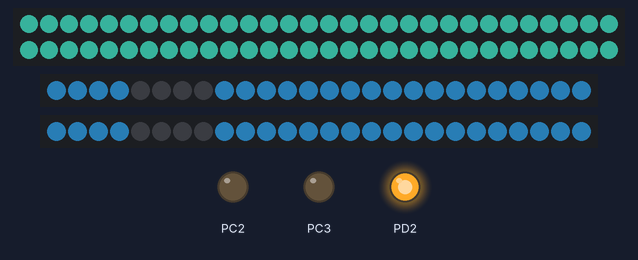
Simulated run of this program. Board: ATmega328P, built with avr-gcc and emulated at 16 MHz (the files do not name the chip). On the bench: 60 RGB LEDs in strip order, left to right, continuing on the next row, 2 × 26 RGB LEDs in strip order, left to right, output pins drawn as LEDs (lit = HIGH). Wiring (inferred from the names in the program): 3 × WS2812 LEDs: data PB1 / data PB2 / data PB3. Dim RGB values are drawn brighter than linear; pins used as bus, display or sensor lines are not drawn.

Above: at 0.3 s.
At 5.8 s:
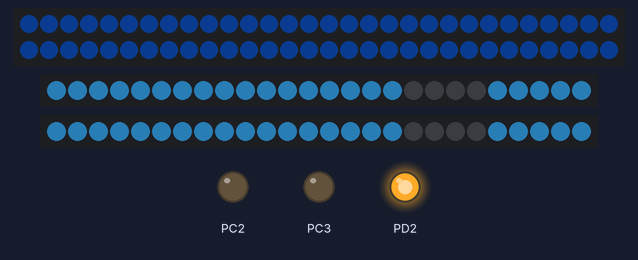
At 8.3 s:
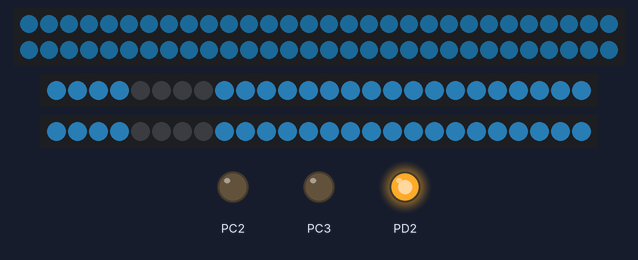
At 32.5 s:
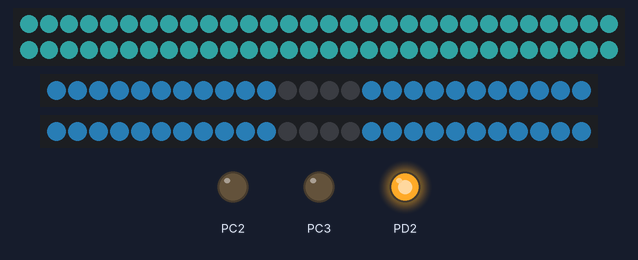
Timing chart, 0 to 34.0 s (numbered marks = the images above):
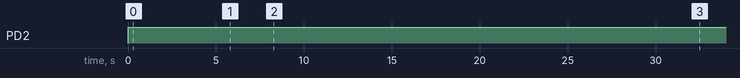

Measured:
- by itself, PD2: LOW → HIGH at 0.00 s
- what the display in image 1 shows lasts 0.8 s, from 5.8 s to 6.6 s

The program:

main.c
```c
#define F_CPU 16000000UL // Тактовая частота 16 МГц
#include <avr/io.h>
#include <util/delay.h>
#include "main.h"
// void Timer0_Init(void);
long unsigned time = 0;
long unsigned timer = 0;
// unsigned long time = 0;
unsigned long timeForled = 0;
unsigned long countColor = 0;
unsigned long time_led = 0;
uint32_t TimerLed = 0;
uint8_t Red = 20;
 uint8_t Green = 64;
 uint8_t Blue = 55;

 uint8_t valueR = 1;
uint8_t valueG = 3;
 uint8_t valueB = 2;
/*
void send_zero()
{
    // Отправка логического нуля
    PORTB |= (1 << PB3); // Устанавливаем PB0
                         // delay_ns(250);
    asm volatile("nop");
    asm volatile("nop");
    asm volatile("nop");
    //  asm volatile ("nop");
    PORTB &= ~(1 << PB3); // Сбрасываем PB0
                          // _delay_us(1);
    asm volatile("nop");
    asm volatile("nop");
    asm volatile("nop");
    asm volatile("nop");
    asm volatile("nop");
    asm volatile("nop");
    asm volatile("nop");
    asm volatile("nop");
    asm volatile("nop");
    asm volatile("nop");
    asm volatile("nop");
    asm volatile("nop");
    asm volatile("nop");
    asm volatile("nop");
    asm volatile("nop");
    //  asm volatile ("nop");
}

void send_one()
{
    // Отправка логической единицы
    PORTB |= (1 << PB3); // Устанавливаем PB0
                         // delay_ns(600);
    asm volatile("nop");
    asm volatile("nop");
    asm volatile("nop");
    asm volatile("nop");
    asm volatile("nop");
    asm volatile("nop");
    asm volatile("nop");
    asm volatile("nop");
    // asm volatile ("nop");
    PORTB &= ~(1 << PB3); // Сбрасываем PB0
                          // delay_ns(650);
    asm volatile("nop");
    asm volatile("nop");
    asm volatile("nop");
    asm volatile("nop");
    asm volatile("nop");
    asm volatile("nop");
    asm volatile("nop");
    asm volatile("nop");
    asm volatile("nop");
    // asm volatile ("nop");
}

void send_byte(uint8_t byte)
{
    for (uint8_t i = 0; i < 8; i++)
    {
        if (byte & (1 << (7 - i)))
        {
            send_one();
        }
        else
        {
            send_zero();
        }
    }
}

void send_led_color(uint8_t red, uint8_t green, uint8_t blue)
{
    send_byte(green); // Данные для зелёного
    send_byte(red);   // Данные для красного
    send_byte(blue);  // Данные для синего
}

void send_reset()
{
    // Отправка сигнала сброса
    _delay_us(50); // Продолжительность сигнала сброса более 50 мкс
}
*/
void ShipPillar();
int main(void)
{
    InitLedOne();
    InitLedTwo();
    InitLedThree();
    Init_step_forStepeOne();
    // DDRB |= (1 << PB3) | (1 << PB5); // Устанавливаем PB0 как выход
    Timer0_Init();
    // DDRB |= (1 << 1) | (1 << 2);
    int16_t count = 1000;
    int16_t step = 3;
    int16_t count1 = 1000;
    int16_t step1 = 5;
    uint16_t stepColorChange = 1;
    uint16_t Color = 0;
    // DDRB |= (1 << PB3);
    uint8_t arrayRed[26] = {0};
    uint8_t arrayGreen[26] = {0};
    uint8_t arrayBlue[26] = {0};
    uint8_t ledsOff = 0;
    uint8_t x = 0;
    uint8_t countT = 0;
    On_Off_stepper_1(Off_step1);
    while (1)
    {
        //SpeedControlOne(5);
        ShipPillar();
        for (uint8_t i = 0; i < 26; i++)
        {
            if (i == ledsOff)
            {
                arrayBlue[i] = 0;
                arrayRed[i] = 0;
                arrayGreen[i] = 0;
            }
            else if (i == ledsOff + 1)
            {
                arrayBlue[i] = 0;
                arrayRed[i] = 0;
                arrayGreen[i] = 0;
            }
            else if (i == ledsOff + 2)
            {
                arrayBlue[i] = 0;
                arrayRed[i] = 0;
                arrayGreen[i] = 0;
            }
            else if (i == ledsOff + 3)
            {
                arrayBlue[i] = 0;
                arrayRed[i] = 0;
                arrayGreen[i] = 0;
            }

            else
            {
                arrayBlue[i] = 64;
                arrayRed[i] = 14;
                arrayGreen[i] = 44;
            }
        }
        if (HAL_GetTick() - time >= 50)
        {
            if (ledsOff <= 26)
            {
                ledsOff++;
            }
            else
            {
                ledsOff = 0;
            }
            time = HAL_GetTick();
        }

        uint8_t length = sizeof(arrayRed) / sizeof(arrayRed[0]);
        for (uint8_t i = 0; i < length; i++)
        {
            send_led_colorOne(arrayRed[i], arrayGreen[i], arrayBlue[i]);
        }
        PORTB&=~(1<<1);
        send_reset();
        for (uint8_t i = 0; i < length; i++)
        {
            send_led_colorTwo(arrayRed[i], arrayGreen[i], arrayBlue[i]);
        }
        PORTB&=~(1<<2);
        send_reset();

        //
    }
}

void ShipPillar()
{
    for (uint8_t i = 0; i < 60; i++)
    {
        send_led_colorThree(Red, Green, Blue);
    }
    PORTB&=~(1<<3);
    send_reset();

    if (HAL_GetTick() - TimerLed >= 50)
    {
        Red += valueR;
        Green += valueG;
        Blue += valueB;
        if (Red <= 1 || Red >= 21)
        {
            valueR = -valueR;
            valueG = -valueG;
            valueB = -valueB;
        }
        TimerLed = HAL_GetTick();
    }
}
```

Systick.c
```c
#include <avr/io.h>
#include <avr/interrupt.h>
//#include "main.h"

volatile uint32_t ticks = 0;

void Timer0_Init(void) {
  // Настройка таймера 0 для генерации прерывания каждые 1 мс
  TCCR0A = (1 << WGM01);   // Установка CTC (Clear Timer on Compare Match) режима
  TCCR0B = (1 << CS01) | (1 << CS00); // Предделитель на 64
  OCR0A = 249; // Настройка OCR0A (16MHz / 64 / 1000 - 1 = 249)

  TIMSK0 |= (1 << OCIE0A); // Разрешение прерывания по совпадению OCR0A
  sei(); // Глобальное разрешение прерываний
}

uint32_t HAL_GetTick() {
  uint32_t current_ticks;
  cli(); // Отключаем прерывания для атомарного чтения переменной
  current_ticks = ticks;
  sei(); // Включаем прерывания назад
  return current_ticks;
}

ISR(TIMER0_COMPA_vect) {
  ticks++; // Увеличиваем счетчик тиков каждую миллисекунду
}
```

main.h
```c
#include <avr/io.h>
#include <util/delay.h>
#include "HAL_driver/GPIO.h"
#include "HAL_driver/ADC.h"
#include "HAL_driver/UART.h"
#include "HAL_driver/I2c.h"
#include "stepper.h"
#include "ws2812b.h"
void Timer0_Init(void);
uint32_t HAL_GetTick();
ISR(TIMER0_COMPA_vect);
```

stepper.c
```c
#include "main.h"
uint32_t timer1 = 0;
uint32_t timer2 = 0;
uint16_t countspeedOne = 0;
uint16_t countspeedTwo = 0;
void Init_step_forStepeOne()
{
    DDRC |= (1 << 3);
    DDRC |= (1 << 2);
}

void Init_step_forStepeTwo()
{
    DDRC |= (1 << 1);
    DDRC |= (1 << 0);
}

void Clockwise_rotationStep_One()
{
    PORTC |= (1<<2);
}

void CounterClockwise_rotationStep_One()
{
    PORTC &=~(1<<2);
}

void Clockwise_rotationStep_Two()
{
    PORTC |= (1<<0);
}

void CounterClockwise_rotationStep_Two()
{
    PORTC &=~(1<<0);
}

void SpeedControlOne(uint16_t speed)
{
    if (HAL_GetTick() - timer1 >= speed)
    {
        moveTo1();
        timer1 = HAL_GetTick();
        countspeedOne++;
    }
}

void SpeedControlTwo(uint16_t speed)
{
    if (HAL_GetTick() - timer2 >= speed)
    {
        moveTo2();
        timer2 = HAL_GetTick();
        countspeedTwo++;
    }
}

uint16_t ReturnCountSpeedOne()
{
    return countspeedOne;
}

uint16_t ChangeCountSpeedOne(uint16_t speed)
{
    countspeedOne = speed;
}

uint16_t ReturnCountSpeedTwo()
{
    return countspeedTwo;
}

uint16_t ChangeCountSpeedTwo(uint16_t speed)
{
    countspeedTwo = speed;
}

void moveTo1()
{
    PORTC |= (1 << 3);
    _delay_us(17);
    PORTC &= ~(1 << 3);
}

void moveTo2()
{
    PORTC |= (1 << 1);
    _delay_us(17);
    PORTC &= ~(1 << 1);
}

void On_Off_stepper_1(uint8_t status)
{
    if (status == On_step1)
    {
        DDRD |= (1 << 2);
        PORTD &= ~(1 << 2);
    }
    else if (status == Off_step1)
    {
        DDRD |= (1 << 2);
        PORTD |= (1 << 2);
    }
}

void On_Off_stepper_2(uint8_t status)
{
    if (status == On_step2)
    {
        DDRC |= (1 << 5);
        PORTC &= ~(1 << 5);
    }
    else if (status == Off_step2)
    {
        DDRC |= (1 << 5);
        PORTC |= (1 << 5);
    }
}
```

stepper.h
```c
#include <avr/io.h>
#define stepPin_stepper1 3
#define stepPin_stepper2 1
#define direction_stepper1 2
#define direction_stepper2 0


#define On_step1 1 // включение первого драйвера
#define Off_step1 0 // выключение первого драйвера

#define On_step2 1 // включение второго драйвера
#define Off_step2 0 // выключение второго драйвера

#define j_2 // деление шагов на 2
#define j_4 // деление шагов на 4
#define j_8 // деление шагов на 8

/// @brief Функция инициализации первого шагового драйвера
void Init_step_forStepeOne();

/// @brief функция инициализации второго драйвера
void Init_step_forStepeTwo();

/// @brief Функция управления питанием первого драйвера
/// @param status установка состояния мотора(on - включенное состояние, off - выключенное состояние)
void On_Off_stepper_1(uint8_t status);

/// @brief Функция управления питанием второго драйвера
/// @param status установка состояния мотора(on - включенное состояние, off - выключенное состояние)
void On_Off_stepper_2(uint8_t status);

void SpeedControlOne(uint16_t speed);

void SpeedControlTwo(uint16_t speed);

/// @brief Функция возвращающая шаги
/// @return
uint16_t ReturnCountSpeedOne();

uint16_t ChangeCountSpeedTwo(uint16_t speed);

uint16_t ReturnCountSpeedTwo();

/// @brief Функция для изминения шагов
/// @param step устанавливается количесвто шагов(целочисленное безнаковое размером в 4 байта)
/// @return
uint16_t ChangeCountSpeedOne(uint16_t speed);

/// @brief Функция для установки направления вращения (почасовой)
void CounterClockwise_rotationStep_One();

/// @brief Функция для установки направления вращения (против часовой)
void Clockwise_rotationStep_One();

/// @brief Функция для установки направления вращения (почасовой)
void CounterClockwise_rotationStep_Two();

/// @brief Функция для установки направления вращения (против часовой)
void Clockwise_rotationStep_Two();
```

ws2812b.c
```c
#include "ws2812b.h"

void InitLedOne()
{
DDRB|=(1<<1);
}

void InitLedTwo()
{
DDRB|=(1<<2);
}

void InitLedThree()
{
DDRB|=(1<<3);
}

void send_zero_One()
{
    // Отправка логического нуля
    PORTB |= (1 << PB1); // Устанавливаем PB0
                         // delay_ns(250);
    asm volatile("nop");
    asm volatile("nop");
    asm volatile("nop");
    //  asm volatile ("nop");
    PORTB &= ~(1 << PB1); // Сбрасываем PB0
                          // _delay_us(1);
    asm volatile("nop");
    asm volatile("nop");
    asm volatile("nop");
    asm volatile("nop");
    asm volatile("nop");
    asm volatile("nop");
    asm volatile("nop");
    asm volatile("nop");
    asm volatile("nop");
    asm volatile("nop");
    asm volatile("nop");
    asm volatile("nop");
    asm volatile("nop");
    asm volatile("nop");
    asm volatile("nop");
    //  asm volatile ("nop");
}

void send_one_One()
{
    // Отправка логической единицы
    PORTB |= (1 << PB1); // Устанавливаем PB0
                         // delay_ns(600);
    asm volatile("nop");
    asm volatile("nop");
    asm volatile("nop");
    asm volatile("nop");
    asm volatile("nop");
    asm volatile("nop");
    asm volatile("nop");
    asm volatile("nop");
    // asm volatile ("nop");
    PORTB &= ~(1 << PB1); // Сбрасываем PB0
                          // delay_ns(650);
    asm volatile("nop");
    asm volatile("nop");
    asm volatile("nop");
    asm volatile("nop");
    asm volatile("nop");
    asm volatile("nop");
    asm volatile("nop");
    asm volatile("nop");
    asm volatile("nop");
    // asm volatile ("nop");
}

void send_byteOne(uint8_t byte)
{
    for (uint8_t i = 0; i < 8; i++)
    {
        if (byte & (1 << (7 - i)))
        {
            send_one_One();
        }
        else
        {
            send_zero_One();
        }
    }
}

void send_led_colorOne(uint8_t red, uint8_t green, uint8_t blue)
{
    send_byteOne(green); // Данные для зелёного
    send_byteOne(red);   // Данные для красного
    send_byteOne(blue);  // Данные для синего
}

///////////////////////////////////////////////////////////////////////

void send_zero_Two()
{
    // Отправка логического нуля
    PORTB |= (1 << PB2); // Устанавливаем PB0
                         // delay_ns(250);
    asm volatile("nop");
    asm volatile("nop");
    asm volatile("nop");
    //  asm volatile ("nop");
    PORTB &= ~(1 << PB2); // Сбрасываем PB0
                          // _delay_us(1);
    asm volatile("nop");
    asm volatile("nop");
    asm volatile("nop");
    asm volatile("nop");
    asm volatile("nop");
    asm volatile("nop");
    asm volatile("nop");
    asm volatile("nop");
    asm volatile("nop");
    asm volatile("nop");
    asm volatile("nop");
    asm volatile("nop");
    asm volatile("nop");
    asm volatile("nop");
    asm volatile("nop");
    //  asm volatile ("nop");
}

void send_one_Two()
{
    // Отправка логической единицы
    PORTB |= (1 << PB2); // Устанавливаем PB0
                         // delay_ns(600);
    asm volatile("nop");
    asm volatile("nop");
    asm volatile("nop");
    asm volatile("nop");
    asm volatile("nop");
    asm volatile("nop");
    asm volatile("nop");
    asm volatile("nop");
    // asm volatile ("nop");
    PORTB &= ~(1 << PB2); // Сбрасываем PB0
                          // delay_ns(650);
    asm volatile("nop");
    asm volatile("nop");
    asm volatile("nop");
    asm volatile("nop");
    asm volatile("nop");
    asm volatile("nop");
    asm volatile("nop");
    asm volatile("nop");
    asm volatile("nop");
    // asm volatile ("nop");
}

void send_byteTwo(uint8_t byte)
{
    for (uint8_t i = 0; i < 8; i++)
    {
        if (byte & (1 << (7 - i)))
        {
            send_one_Two();
        }
        else
        {
            send_zero_Two();
        }
    }
}

void send_led_colorTwo(uint8_t red, uint8_t green, uint8_t blue)
{
    send_byteTwo(green); // Данные для зелёного
    send_byteTwo(red);   // Данные для красного
    send_byteTwo(blue);  // Данные для синего
}


/////////////////////////////////////////////////////////////////////////////////////


void send_zero_Three()
{
    // Отправка логического нуля
    PORTB |= (1 << PB3); // Устанавливаем PB0
                         // delay_ns(250);
    asm volatile("nop");
    asm volatile("nop");
    asm volatile("nop");
    //  asm volatile ("nop");
    PORTB &= ~(1 << PB3); // Сбрасываем PB0
                          // _delay_us(1);
    asm volatile("nop");
    asm volatile("nop");
    asm volatile("nop");
    asm volatile("nop");
    asm volatile("nop");
    asm volatile("nop");
    asm volatile("nop");
    asm volatile("nop");
    asm volatile("nop");
    asm volatile("nop");
    asm volatile("nop");
    asm volatile("nop");
    asm volatile("nop");
    asm volatile("nop");
    asm volatile("nop");
    //  asm volatile ("nop");
}

void send_one_Three()
{
    // Отправка логической единицы
    PORTB |= (1 << PB3); // Устанавливаем PB0
                         // delay_ns(600);
    asm volatile("nop");
    asm volatile("nop");
    asm volatile("nop");
    asm volatile("nop");
    asm volatile("nop");
    asm volatile("nop");
    asm volatile("nop");
    asm volatile("nop");
    // asm volatile ("nop");
    PORTB &= ~(1 << PB3); // Сбрасываем PB0
                          // delay_ns(650);
    asm volatile("nop");
    asm volatile("nop");
    asm volatile("nop");
    asm volatile("nop");
    asm volatile("nop");
    asm volatile("nop");
    asm volatile("nop");
    asm volatile("nop");
    asm volatile("nop");
    // asm volatile ("nop");
}

void send_byteThree(uint8_t byte)
{
    for (uint8_t i = 0; i < 8; i++)
    {
        if (byte & (1 << (7 - i)))
        {
            send_one_Three();
        }
        else
        {
            send_zero_Three();
        }
    }
}

void send_led_colorThree(uint8_t red, uint8_t green, uint8_t blue)
{
    send_byteThree(green); // Данные для зелёного
    send_byteThree(red);   // Данные для красного
    send_byteThree(blue);  // Данные для синего
}


void send_reset()
{
    // Отправка сигнала сброса
    _delay_us(50); // Продолжительность сигнала сброса более 50 мкс
}
```

ws2812b.h
```c
#include <avr/io.h>
#include <util/delay.h>

// Initialization function
void InitLedOne();
void InitLedTwo();
void InitLedThree();

// Send zero
void send_zero_One();
void send_zero_Two();
void send_zero_Three();

//Send one
void send_one_One();
void send_one_Two();
void send_one_Three();

// Send byte
void send_byteOne(uint8_t byte);
void send_byteTwo(uint8_t byte);
void send_byteThree(uint8_t byte);

// Color change
void send_led_colorOne(uint8_t red, uint8_t green, uint8_t blue);
void send_led_colorTwo(uint8_t red, uint8_t green, uint8_t blue);
void send_led_colorThree(uint8_t red, uint8_t green, uint8_t blue);

// Reset
void send_reset();
```

ADC.h
```c
#include <avr/io.h>

#define A_REF 0
#define A_VCC 1


enum
{
ADC0 = 0,
ADC1 = 1,
ADC2 = 2,
ADC3 = 3,
ADC4 = 4,
ADC5 = 5
};

enum
{
PRESCALER_2 = 0,
PRESCALER_4 = 1,
PRESCALER_8 = 2,
PRESCALER_16 = 3,
PRESCALER_32 = 4,
PRESCALER_64 = 5,
PRESCALER_128 = 6
};

/// @brief структура для инициализации ацп
typedef struct
{
    int16_t ADC_PIN; // номер пина для ацп
    int16_t ADC_POWER; // режим питания ацп
    int16_t ADC_PREACALER; // делитель ацп
}ADC_INIT;

void HAL_Init_Acp(ADC_INIT *init);
uint16_t HAL_ADC_Read(void);
```

I2c.h
```c
#include <util/twi.h>

#define divide_by_1 0
#define divide_by_4 1
#define divide_by_16 2
#define divide_by_64 3

 #define _16mhz 16
 #define _8mhz 8
 #define _1mhz 1

 /// @brief структура для инициализации I2c
 typedef struct
 {
uint8_t Divide; //предделитель
uint8_t Frequency; // частота микроконтроллера
 }INIT_I2C;

 void HAL_Init_I2c(INIT_I2C *i2c_init);
uint8_t HAL_I2c_Recive(uint8_t device_addr, uint8_t *data);
void HAL_I2c_Transmit(uint8_t device_addr, uint8_t data);
uint8_t i2c_read_nack(void);
uint8_t i2c_read_ack(void);
void i2c_write(uint8_t data);
void i2c_stop(void);
void i2c_start(void);
uint8_t i2c_scan_start(uint8_t address);
uint8_t HAL_I2c_Scan();
```

Source omitted: ADC.c (2360 bytes), I2c.c (2322 bytes), UART.c (1855 bytes), UART.h (511 bytes), GPIO.c (1360 bytes), GPIO.h (1094 bytes)
